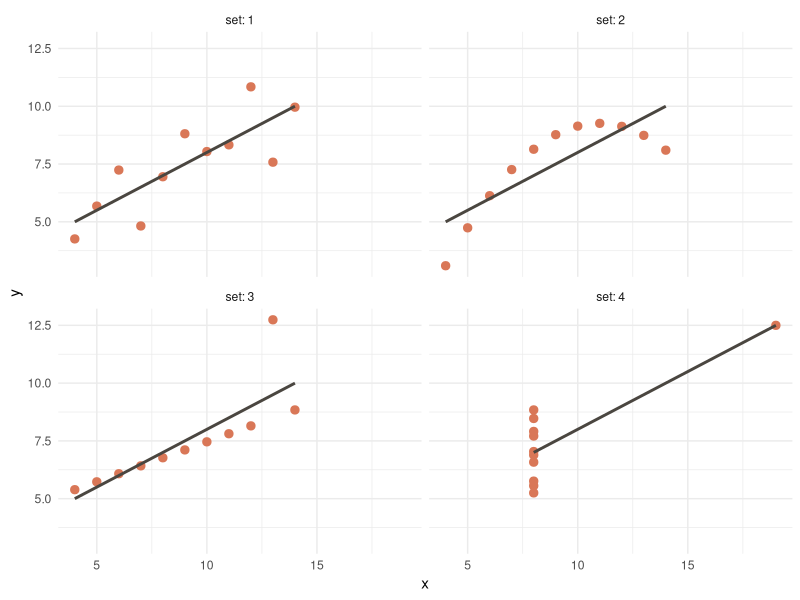
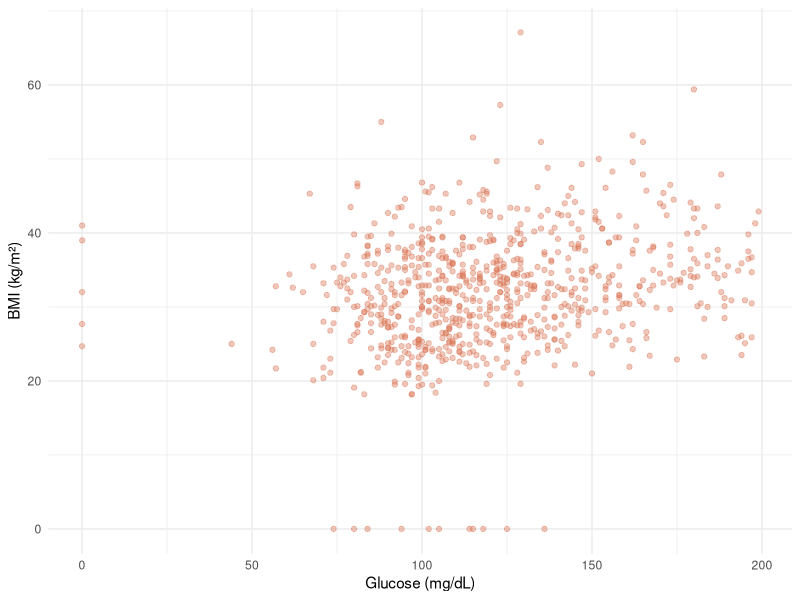
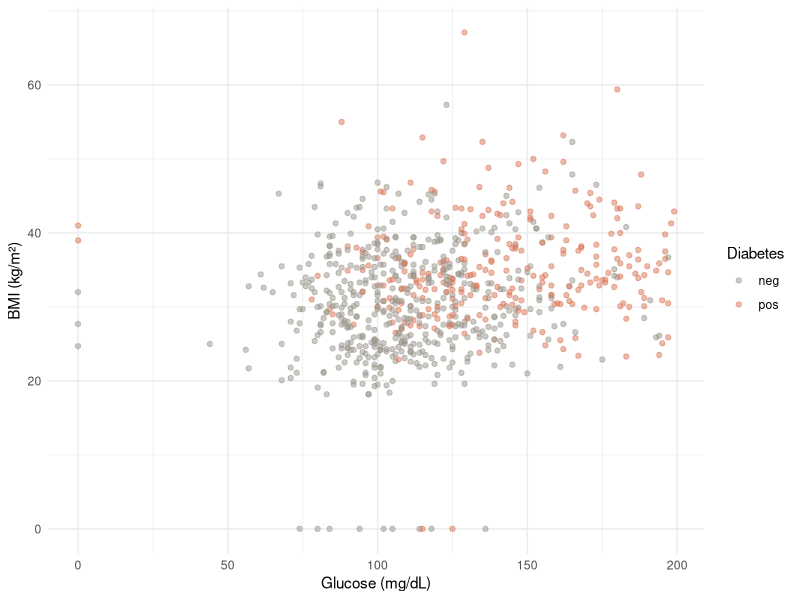
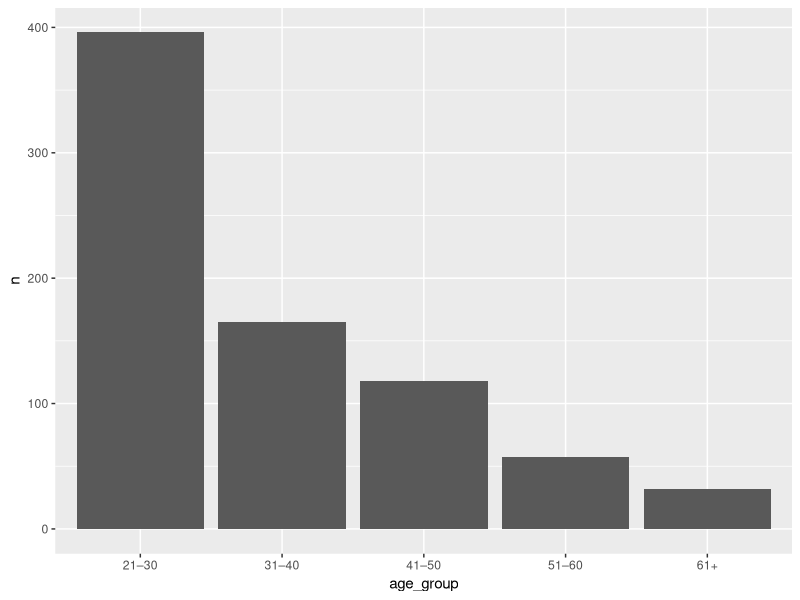
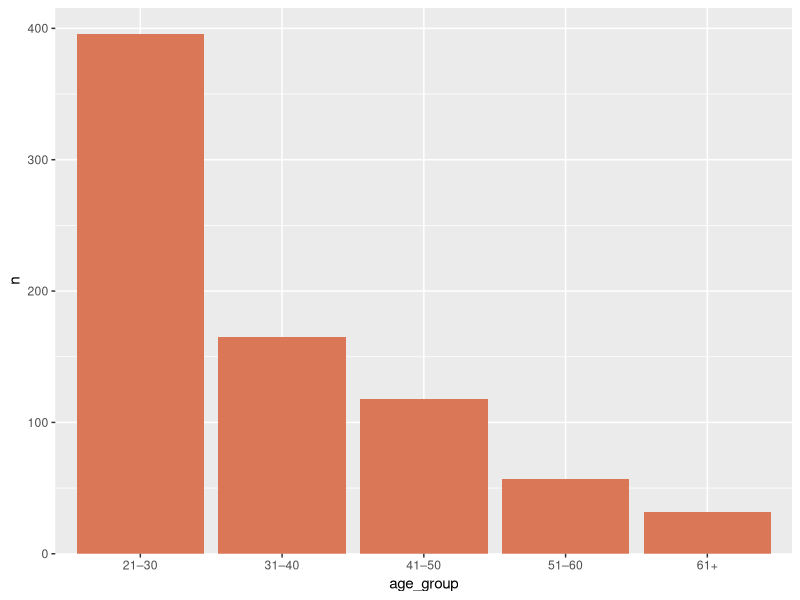
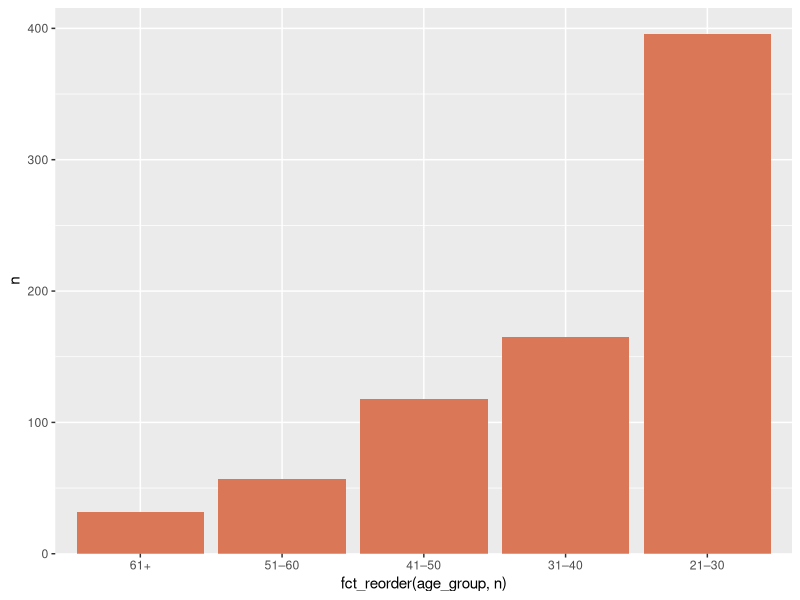
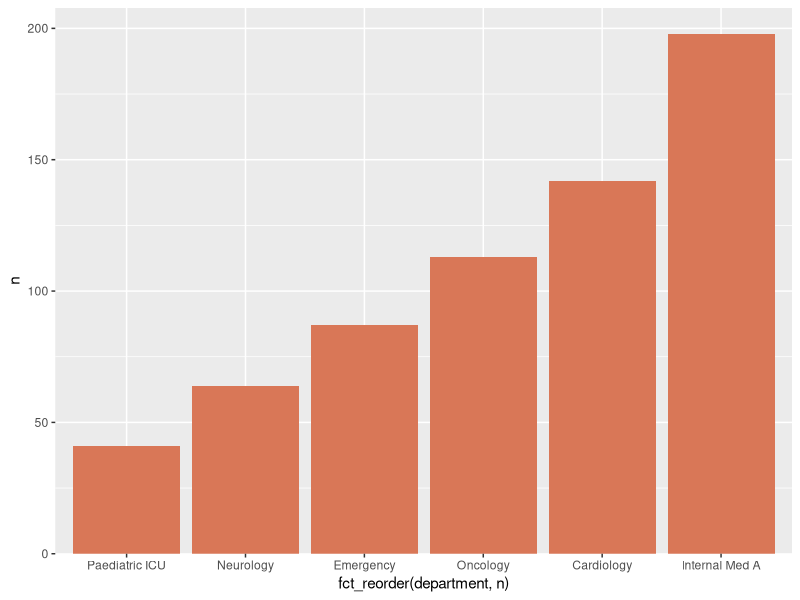
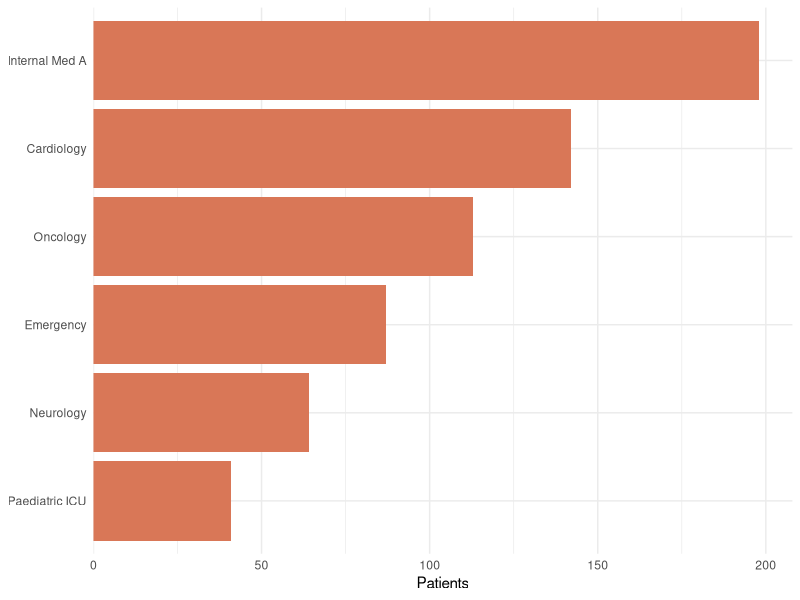

Source code (R) for these figures, in order:
## ---- chunk 1
knitr::opts_chunk$set(
  echo = TRUE,
  message = FALSE,
  warning = FALSE,
  fig.width = 7,
  fig.height = 4.5,
  fig.align = "center",
  dpi = 100
)
## ---- chunk 2
library(tidyverse)   # ggplot2, dplyr, forcats, tibble
library(mlbench)     # PimaIndiansDiabetes dataset
library(scales)      # nicer axis formatting
## ---- chunk 3
data("PimaIndiansDiabetes")
pima <- as_tibble(PimaIndiansDiabetes)

pima
## ---- chunk 4
glimpse(pima)
## ---- chunk 5
anscombe_long <- anscombe |>
  pivot_longer(everything(),
               names_to  = c(".value", "set"),
               names_pattern = "(.)(.)")

# Verify all four datasets have nearly identical statistics
anscombe_long |>
  group_by(set) |>
  summarise(
    mean_x = mean(x),
    mean_y = round(mean(y), 2),
    sd_x   = sd(x),
    sd_y   = round(sd(y), 2),
    cor    = round(cor(x, y), 3)
  )
## ---- chunk 6
ggplot(anscombe_long, aes(x, y)) +
  geom_point(size = 2.5, color = "#d97757") +
  geom_smooth(method = "lm", se = FALSE, color = "#4a4640") +
  facet_wrap(~ set, labeller = label_both) +
  theme_minimal()
## ---- chunk 7
ggplot(data = pima) +                            # 1. data
  aes(x = glucose, y = mass) +                   # 2. aesthetics
  geom_point(alpha = 0.4, color = "#d97757") +   # 3. geometry
  theme_minimal() +                              # 4. refinement
  labs(x = "Glucose (mg/dL)", y = "BMI (kg/m²)")
## ---- chunk 8
ggplot(pima, aes(x = glucose, y = mass, color = diabetes)) +
  geom_point(alpha = 0.5) +
  scale_color_manual(values = c("neg" = "#9a958c", "pos" = "#d97757")) +
  theme_minimal() +
  labs(
    x = "Glucose (mg/dL)",
    y = "BMI (kg/m²)",
    color = "Diabetes"
  )
## ---- chunk 9
pima_age <- pima |>
  mutate(
    age_group = cut(age,
                    breaks = c(20, 30, 40, 50, 60, 90),
                    labels = c("21–30", "31–40", "41–50", "51–60", "61+"),
                    right  = FALSE)
  )

age_counts <- pima_age |>
  count(age_group)

age_counts
## ---- chunk 10
ggplot(age_counts, aes(x = age_group, y = n)) +
  geom_col()
## ---- chunk 11
ggplot(age_counts, aes(x = age_group, y = n)) +
  geom_col(fill = "#d97757") +
  scale_y_continuous(expand = expansion(mult = c(0, .05)))
## ---- chunk 12
ggplot(age_counts, aes(x = fct_reorder(age_group, n), y = n)) +
  geom_col(fill = "#d97757") +
  scale_y_continuous(expand = expansion(mult = c(0, .05)))
## ---- chunk 13
# Imagine departments instead of ages — no inherent order
dept <- tibble(
  department = c("Cardiology", "Internal Med A", "Emergency",
                 "Neurology", "Paediatric ICU", "Oncology"),
  n = c(142, 198, 87, 64, 41, 113)
)

ggplot(dept, aes(x = fct_reorder(department, n), y = n)) +
  geom_col(fill = "#d97757") +
  scale_y_continuous(expand = expansion(mult = c(0, .05)))
## ---- chunk 14
ggplot(dept, aes(x = fct_reorder(department, n), y = n)) +
  geom_col(fill = "#d97757") +
  coord_flip() +
  scale_y_continuous(expand = expansion(mult = c(0, .05))) +
  labs(x = NULL, y = "Patients") +
  theme_minimal()
## ---- chunk 15
ggplot(pima, aes(x = glucose)) +
  geom_histogram()
## ---- chunk 16
pima_clean <- pima |>
  filter(glucose > 0, mass > 0, pressure > 0)

nrow(pima)         # before
nrow(pima_clean)   # after
## ---- chunk 17
ggplot(pima_clean, aes(x = glucose)) +
  geom_histogram(binwidth = 30, fill = "#c45e5e", color = "white")
## ---- chunk 18
ggplot(pima_clean, aes(x = glucose)) +
  geom_histogram(binwidth = 2, fill = "#c45e5e", color = "white")
## ---- chunk 19
ggplot(pima_clean, aes(x = glucose)) +
  geom_histogram(binwidth = 5, fill = "#d97757", color = "white") +
  theme_minimal()
## ---- chunk 20
ggplot(pima_clean, aes(y = glucose)) +
  geom_boxplot()
## ---- chunk 21
ggplot(pima_clean, aes(x = diabetes, y = glucose, fill = diabetes)) +
  geom_boxplot(alpha = 0.6, outlier.color = "#c45e5e") +
  scale_fill_manual(values = c("neg" = "#9a958c", "pos" = "#d97757")) +
  theme_minimal() +
  labs(x = NULL, y = "Glucose (mg/dL)") +
  theme(legend.position = "none")
## ---- chunk 22
pima_small <- pima_clean |>
  group_by(diabetes) |>
  slice_sample(n = 30) |>
  ungroup()

ggplot(pima_small, aes(x = diabetes, y = glucose, fill = diabetes)) +
  geom_boxplot(alpha = 0.4, outlier.shape = NA) +
  geom_jitter(width = 0.15, alpha = 0.7, size = 2) +
  scale_fill_manual(values = c("neg" = "#9a958c", "pos" = "#d97757")) +
  theme_minimal() +
  theme(legend.position = "none") +
  labs(x = NULL, y = "Glucose (mg/dL)",
       subtitle = "n = 30 per group, individual points shown")
## ---- chunk 23
ggplot(pima_clean, aes(x = diabetes, y = glucose, fill = diabetes)) +
  geom_violin(alpha = 0.5, color = NA) +
  geom_boxplot(width = 0.15, fill = "white", outlier.shape = NA) +
  scale_fill_manual(values = c("neg" = "#9a958c", "pos" = "#d97757")) +
  theme_minimal() +
  theme(legend.position = "none") +
  labs(x = NULL, y = "Glucose (mg/dL)")
## ---- chunk 24
ggplot(pima_clean, aes(x = glucose, fill = diabetes)) +
  geom_histogram(binwidth = 5)
## ---- chunk 25
ggplot(pima_clean, aes(x = glucose, fill = diabetes)) +
  geom_histogram(binwidth = 5, color = "white", alpha = 0.8) +
  scale_fill_manual(values = c("neg" = "#9a958c", "pos" = "#d97757")) +
  theme_minimal()
## ---- chunk 26
ggplot(pima_clean, aes(x = glucose, fill = diabetes)) +
  geom_histogram(binwidth = 5, color = "white", alpha = 0.8) +
  scale_fill_manual(values = c("neg" = "#9a958c", "pos" = "#d97757")) +
  labs(
    title    = "Diabetic patients cluster at higher glucose levels",
    subtitle = "Pima Indians cohort · n = 752 after removing zero-coded missing values",
    x        = "Glucose (mg/dL)",
    y        = "Number of patients",
    fill     = "Diabetes",
    caption  = "Source: PimaIndiansDiabetes, mlbench package"
  ) +
  theme_minimal()
## ---- chunk 27
ggplot(pima_clean, aes(x = glucose, fill = diabetes)) +
  geom_histogram(binwidth = 5, color = "white", alpha = 0.85,
                 position = "identity") +
  scale_fill_manual(
    values = c("neg" = "#cdc8bf", "pos" = "#d97757"),
    labels = c("Healthy", "Diabetic")
  ) +
  labs(
    title    = "Diabetic patients cluster at higher glucose levels",
    subtitle = "Pima Indians cohort · n = 752",
    x        = "Glucose (mg/dL)",
    y        = "Number of patients",
    fill     = NULL,
    caption  = "Source: PimaIndiansDiabetes, mlbench"
  ) +
  theme_minimal() +
  theme(
    legend.position    = "top",
    plot.title         = element_text(face = "bold", size = 14),
    plot.subtitle      = element_text(color = "grey40"),
    panel.grid.minor   = element_blank(),
    panel.grid.major.x = element_blank()
  )
## ---- chunk 28
ggplot(pima_clean, aes(x = glucose, y = mass, color = age)) +
  geom_point(alpha = 0.7, size = 2) +
  scale_color_viridis_c(option = "magma") +
  theme_minimal() +
  labs(
    x = "Glucose (mg/dL)",
    y = "BMI (kg/m²)",
    color = "Age",
    title = "Older patients drift toward the high-glucose, high-BMI corner"
  )
## ---- chunk 29
# Truncated y-axis — exaggerates differences
group_means <- pima_clean |>
  group_by(diabetes) |>
  summarise(mean_glucose = mean(glucose))

ggplot(group_means, aes(x = diabetes, y = mean_glucose, fill = diabetes)) +
  geom_col() +
  coord_cartesian(ylim = c(100, 145)) +   # <-- THE LIE
  scale_fill_manual(values = c("neg" = "#c45e5e", "pos" = "#c45e5e")) +
  theme_minimal() +
  theme(legend.position = "none") +
  labs(title = "DON'T DO THIS — y axis truncated",
       x = NULL, y = "Glucose")
## ---- chunk 30
ggplot(group_means, aes(x = diabetes, y = mean_glucose, fill = diabetes)) +
  geom_col() +
  scale_y_continuous(expand = expansion(mult = c(0, .05))) +
  scale_fill_manual(values = c("neg" = "#9a958c", "pos" = "#6cb585")) +
  theme_minimal() +
  theme(legend.position = "none") +
  labs(title = "Honest version — y starts at zero",
       x = NULL, y = "Mean glucose (mg/dL)")
## ---- chunk 31
tribble(
  ~Rule, ~Code,
  "y axis starts at zero",     'scale_y_continuous(expand = expansion(mult = c(0, .05)))',
  "Sort bars by value",        'fct_reorder(category, value)',
  "Long labels? Flip",         'coord_flip()',
  "Bin width with units",      'geom_histogram(binwidth = 5, color = "white")',
  "See individual points",     'geom_jitter(width = 0.15)',
  "See full distribution",     'geom_violin() + geom_boxplot(width = 0.15)',
  "Title = the finding",       'labs(title = "Diabetic patients cluster higher")',
  "Units in axis labels",      'labs(x = "Glucose (mg/dL)")',
  "Highlight, don\'t decorate", 'scale_fill_manual(values = c("focus" = "#d97757", "rest" = "grey80"))',
  "Continuous colour scale",   'scale_color_viridis_c()',
  "Strip the gridlines",       'theme_minimal() + theme(panel.grid.minor = element_blank())'
)
## ---- chunk 32
sessionInfo()
